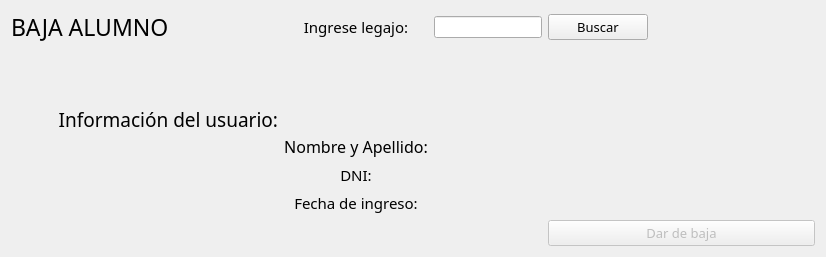
             <widget class="QWidget" name="page_baja_alu">
              <layout class="QGridLayout" name="gridLayout_13">
               <item row="0" column="1">
                <widget class="QLabel" name="label_31">
                 <property name="font">
                  <font>
                   <family>Segoe UI Semibold</family>
                   <pointsize>11</pointsize>
                  </font>
                 </property>
                 <property name="text">
                  <string>Ingrese legajo:</string>
                 </property>
                 <property name="alignment">
                  <set>Qt::AlignCenter</set>
                 </property>
                </widget>
               </item>
               <item row="0" column="2">
                <widget class="QLineEdit" name="input_baja_alu_legajo">
                 <property name="sizePolicy">
                  <sizepolicy hsizetype="Preferred" vsizetype="Fixed">
                   <horstretch>0</horstretch>
                   <verstretch>0</verstretch>
                  </sizepolicy>
                 </property>
                </widget>
               </item>
               <item row="0" column="3">
                <widget class="QPushButton" name="btn_baja_alu_buscar">
                 <property name="maximumSize">
                  <size>
                   <width>100</width>
                   <height>16777215</height>
                  </size>
                 </property>
                 <property name="font">
                  <font>
                   <family>Segoe UI Semibold</family>
                   <pointsize>10</pointsize>
                  </font>
                 </property>
                 <property name="text">
                  <string>Buscar</string>
                 </property>
                </widget>
               </item>
               <item row="1" column="1">
                <spacer name="verticalSpacer_2">
                 <property name="orientation">
                  <enum>Qt::Vertical</enum>
                 </property>
                 <property name="sizeType">
                  <enum>QSizePolicy::Minimum</enum>
                 </property>
                 <property name="sizeHint" stdset="0">
                  <size>
                   <width>20</width>
                   <height>54</height>
                  </size>
                 </property>
                </spacer>
               </item>
               <item row="2" column="0">
                <widget class="QLabel" name="label_info_usuario_baja_alu">
                 <property name="enabled">
                  <bool>true</bool>
                 </property>
                 <property name="maximumSize">
                  <size>
                   <width>16777215</width>
                   <height>20</height>
                  </size>
                 </property>
                 <property name="font">
                  <font>
                   <family>Segoe UI Semibold</family>
                   <pointsize>14</pointsize>
                  </font>
                 </property>
                 <property name="text">
                  <string>Información del usuario:</string>
                 </property>
                 <property name="alignment">
                  <set>Qt::AlignRight|Qt::AlignTrailing|Qt::AlignVCenter</set>
                 </property>
                </widget>
               </item>
               <item row="3" column="0">
                <spacer name="horizontalSpacer_53">
                 <property name="orientation">
                  <enum>Qt::Horizontal</enum>
                 </property>
                 <property name="sizeHint" stdset="0">
                  <size>
                   <width>267</width>
                   <height>20</height>
                  </size>
                 </property>
                </spacer>
               </item>
               <item row="3" column="1">
                <widget class="QLabel" name="label_info_nombre_baja_alu_en">
                 <property name="enabled">
                  <bool>true</bool>
                 </property>
                 <property name="font">
                  <font>
                   <family>Segoe UI Semibold</family>
                   <pointsize>12</pointsize>
                  </font>
                 </property>
                 <property name="text">
                  <string>Nombre y Apellido:</string>
                 </property>
                 <property name="alignment">
                  <set>Qt::AlignCenter</set>
                 </property>
                </widget>
               </item>
               <item row="3" column="3">
                <spacer name="horizontalSpacer_56">
                 <property name="orientation">
                  <enum>Qt::Horizontal</enum>
                 </property>
                 <property name="sizeHint" stdset="0">
                  <size>
                   <width>267</width>
                   <height>20</height>
                  </size>
                 </property>
                </spacer>
               </item>
               <item row="4" column="1">
                <widget class="QLabel" name="label_info_dni_baja_alu_en">
                 <property name="enabled">
                  <bool>true</bool>
                 </property>
                 <property name="font">
                  <font>
                   <family>Segoe UI Semibold</family>
                   <pointsize>11</pointsize>
                  </font>
                 </property>
                 <property name="text">
                  <string>DNI:</string>
                 </property>
                 <property name="alignment">
                  <set>Qt::AlignCenter</set>
                 </property>
                </widget>
               </item>
               <item row="4" column="3">
                <spacer name="horizontalSpacer_54">
                 <property name="orientation">
                  <enum>Qt::Horizontal</enum>
                 </property>
                 <property name="sizeHint" stdset="0">
                  <size>
                   <width>267</width>
                   <height>20</height>
                  </size>
                 </property>
                </spacer>
               </item>
               <item row="5" column="1">
                <widget class="QLabel" name="label_info_fing_baja_alu_en">
                 <property name="enabled">
                  <bool>true</bool>
                 </property>
                 <property name="font">
                  <font>
                   <family>Segoe UI Semibold</family>
                   <pointsize>11</pointsize>
                  </font>
                 </property>
                 <property name="text">
                  <string>Fecha de ingreso:</string>
                 </property>
                 <property name="alignment">
                  <set>Qt::AlignCenter</set>
                 </property>
                </widget>
               </item>
               <item row="5" column="3">
                <spacer name="horizontalSpacer_55">
                 <property name="orientation">
                  <enum>Qt::Horizontal</enum>
                 </property>
                 <property name="sizeHint" stdset="0">
                  <size>
                   <width>267</width>
                   <height>20</height>
                  </size>
                 </property>
                </spacer>
               </item>
               <item row="6" column="3">
                <widget class="QPushButton" name="btn_baja_alumno">
                 <property name="enabled">
                  <bool>false</bool>
                 </property>
                 <property name="font">
                  <font>
                   <family>Segoe UI Semibold</family>
                   <pointsize>10</pointsize>
                  </font>
                 </property>
                 <property name="text">
                  <string>Dar de baja</string>
                 </property>
                </widget>
               </item>
               <item row="0" column="0">
                <widget class="QLabel" name="label_33">
                 <property name="font">
                  <font>
                   <family>Segoe UI Semibold</family>
                   <pointsize>17</pointsize>
                  </font>
                 </property>
                 <property name="text">
                  <string>BAJA ALUMNO</string>
                 </property>
                </widget>
               </item>
               <item row="1" column="2">
                <widget class="QLabel" name="label_error_legajo_baja_alu">
                 <property name="styleSheet">
                  <string notr="true">color: red;</string>
                 </property>
                 <property name="text">
                  <string/>
                 </property>
                 <property name="alignment">
                  <set>Qt::AlignLeading|Qt::AlignLeft|Qt::AlignTop</set>
                 </property>
                </widget>
               </item>
               <item row="6" column="0">
                <widget class="QLabel" name="label_informe_baja_alumno">
                 <property name="text">
                  <string/>
                 </property>
                </widget>
               </item>
               <item row="3" column="2">
                <widget class="QLabel" name="label_info_nombre_baja_alu">
                 <property name="text">
                  <string/>
                 </property>
                </widget>
               </item>
               <item row="4" column="2">
                <widget class="QLabel" name="label_info_dni_baja_alu">
                 <property name="text">
                  <string/>
                 </property>
                </widget>
               </item>
               <item row="5" column="2">
                <widget class="QLabel" name="label_info_fing_baja_alu">
                 <property name="text">
                  <string/>
                 </property>
                </widget>
               </item>
              </layout>
             </widget>
